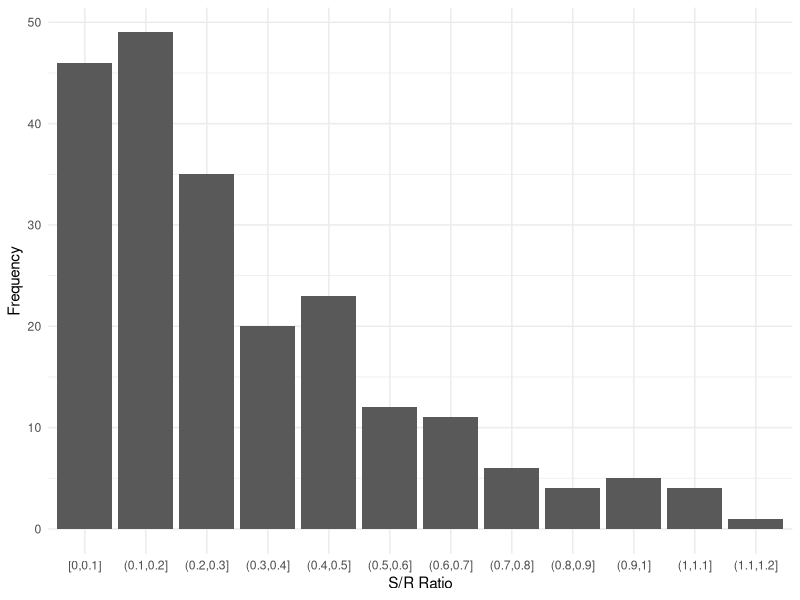
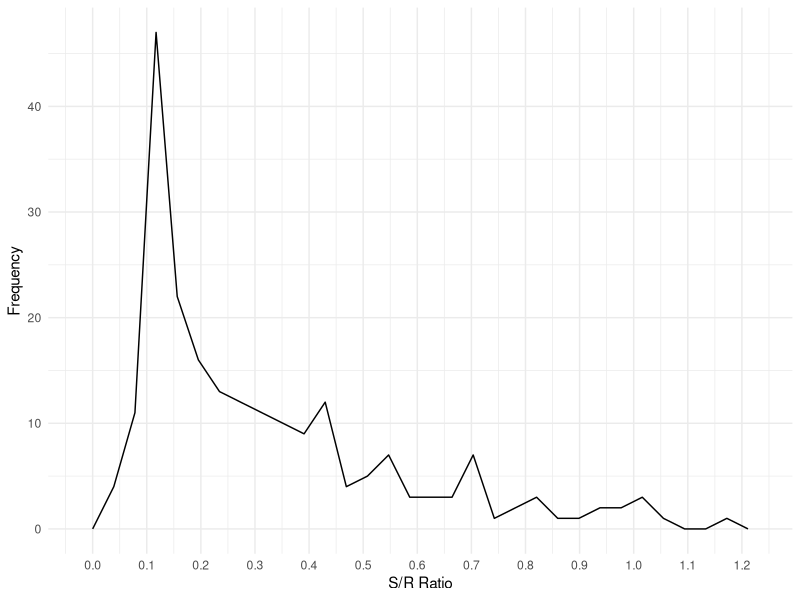
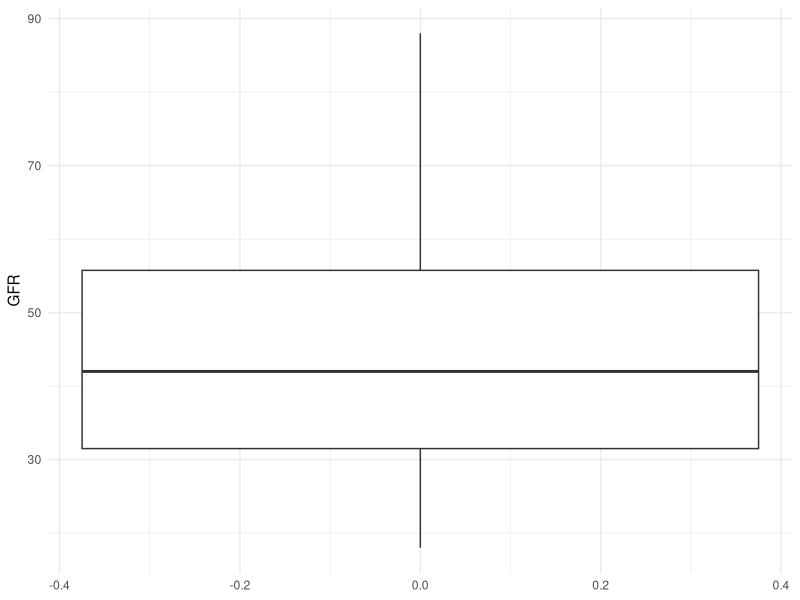
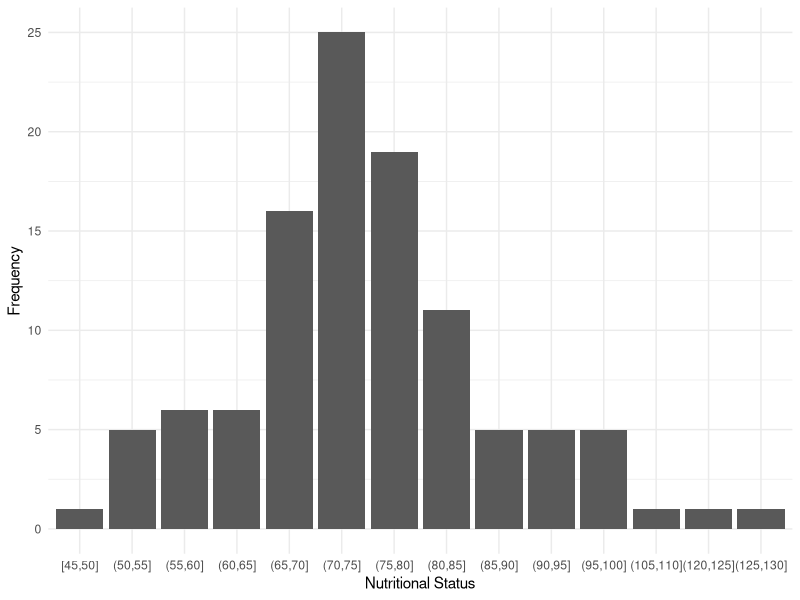
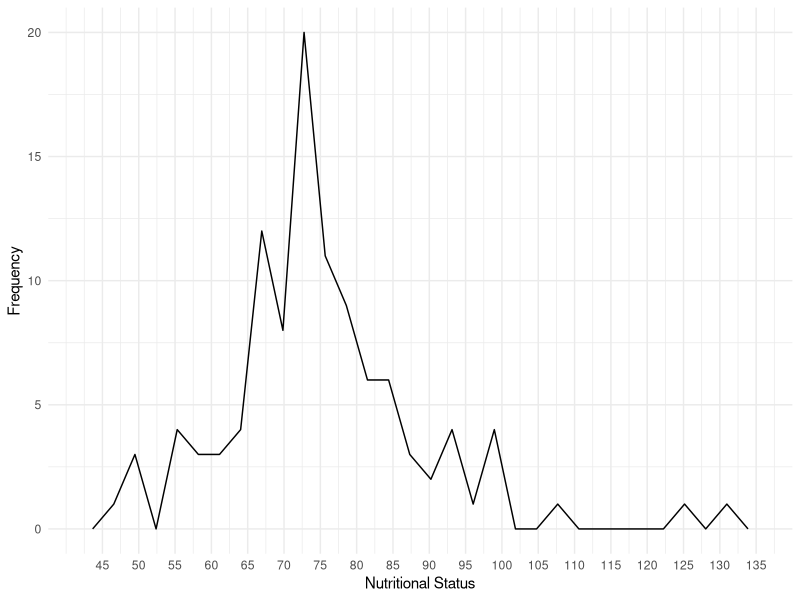
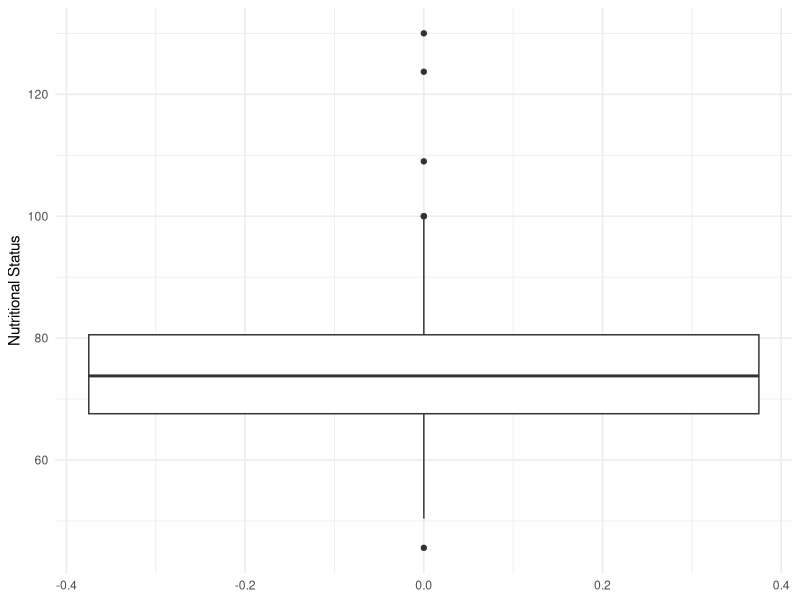

Write R code to recreate these figures, in order.

library(dplyr)
library(ggplot2)


#========================================#
##    Import Data
#========================================#

df <- read.csv("data/Chapter2.csv")


#========================================#
##    Exercise 2.3.11
#========================================#

###   (a) 
# construct the following distributions: frequency, relative frequency, cumulative
# frequency, and cumulative relative frequency; 

# cut into intervals of equal length
tmp1 = as.data.frame(cut_interval(df$Ex_2.3.11, length = 0.1))
colnames(tmp1) = "Class"
tmp1$Ratio = df$Ex_2.3.11

# create table & count frequency
t = as.data.frame(table(tmp1$Class))
colnames(t) = c("Class_Interval", "Frequency")
t$Cumulative_Freq = cumsum(t$Frequency)
t$Relative_Freq = t$Frequency/length(tmp1)
t$Cum_Relat_Freq = cumsum(t$Relative_Freq)

# construct graphs: histogram, frequency polygon, and stem-and-leaf plot.
ggplot(tmp1, aes(Class)) + 
  geom_bar() +
  labs(x= "S/R Ratio", y ="Frequency") + 
  theme_minimal()

ggplot(tmp1, aes(Ratio)) + 
  geom_freqpoly() +
  labs(x= "S/R Ratio", y ="Frequency") + 
  scale_x_continuous(breaks = seq(0,1.25,0.1)) +
  theme_minimal()

stem(tmp1$Ratio)

###   (b) 
# Describe these data with respect to symmetry and skewness as discussed in Exercise 2.3.1, part h.

# skewed to the right
summary(tmp1$Ratio)

###   (c) 
# The investigators defined as poor metabolizers of mephenytoin any subject with an S/ R
# mephenytoin ratio greater than .9. How many and what percentage of the subjects were poor
# metabolizers?
table(tmp1$Ratio > 0.9)
table(tmp1$Ratio > 0.9)[[2]]/216

###   (d) 
# How many and what percentage of the subjects had ratios less than .7? Between .3 and .6999
# inclusive? Greater than .4999?
table(tmp1$Ratio < 0.7)
table(tmp1$Ratio > 0.4999)
table(tmp1$Ratio >= 0.3 & tmp1$Ratio <= 0.6999)


#========================================#
##    Review Exercise 15
#========================================#

###   (a) Compute mean, median, variance, standard deviation, and coefficient of variation.
tmp2 <- na.omit(df$Ex_Review_15)
summary(tmp2)
mean(tmp2)
median(tmp2)
var(tmp2)
sd(tmp2)
sd(tmp2)/mean(tmp2)


###   (b) Construct a stem-and-leaf display.
stem(tmp2)


###   (c) Construct a box-and-whisker plot.
tmp2 <- as.data.frame(tmp2)

ggplot(tmp2, aes(tmp2)) + 
  geom_boxplot() + 
  coord_flip() +
  labs(x= "GFR") + 
  theme_minimal()

###   (d) What percentage of the measurements is within one standard deviation of the mean? Two
# standard deviations? Three standard deviations?
m = mean(tmp2$tmp2)
s = sd(tmp2$tmp2)

s1 = ifelse(between(tmp2$tmp2, m-s, m+s), TRUE, FALSE)
length(s1[s1 == TRUE])/length(s1)

s2 = ifelse(between(tmp2$tmp2, m-2*s, m+2*s), TRUE, FALSE)
length(s2[s2 == TRUE])/length(s2)

s3 = ifelse(between(tmp2$tmp2, m-3*s, m+3*s), TRUE, FALSE)
length(s3[s3 == TRUE])/length(s3)

rm(tmp2, t, tmp1, m, s, s1, s2, s3)


#========================================#
##    Review Exercise 29
#========================================#

tmp3 <- na.omit(df$Ex_Review_29)


###   (a) For these data compute the following descriptive measures: mean, median, mode, variance,
# standard deviation, range, first quartile, third quartile, and IQR.

summary(tmp3)
mean(tmp3)
median(tmp3)
var(tmp3)
sd(tmp3)
sd(tmp3)/mean(tmp3)
range(tmp3)
IQR(tmp3)
quantile(tmp3)


###  (b) Construct the following graphs for the data: histogram, frequency polygon, stem-and-leaf plot,
# and boxplot.

# cut into intervals of equal length
tmp3 = as.data.frame(cut_interval(na.omit(df$Ex_Review_29), length = 5))
colnames(tmp3) = "Class"
tmp3$Frequency = na.omit(df$Ex_Review_29)


# construct graphs: histogram, frequency polygon, and stem-and-leaf plot.
ggplot(tmp3, aes(Class)) + 
  geom_bar() +
  labs(x= "Nutritional Status", y ="Frequency") + 
  theme_minimal()

ggplot(tmp3, aes(Frequency)) + 
  geom_freqpoly() +
  labs(x= "Nutritional Status", y ="Frequency") + 
  scale_x_continuous(breaks = seq(45,135,5)) +
  theme_minimal()

stem(tmp3$Frequency)

ggplot(tmp3, aes(Frequency)) + 
  geom_boxplot() + 
  coord_flip() +
  labs(x= "Nutritional Status") + 
  theme_minimal()


###  (d) What proportion of the measurements are within one standard deviation of the mean? Two
# standard deviations of the mean? Three standard deviations of the mean?
m = mean(tmp3$Frequency)
s = sd(tmp3$Frequency)

s1 = ifelse(between(tmp3$Frequency, m-s, m+s), TRUE, FALSE)
length(s1[s1 == TRUE])/length(s1)

s2 = ifelse(between(tmp3$Frequency, m-2*s, m+2*s), TRUE, FALSE)
length(s2[s2 == TRUE])/length(s2)

s3 = ifelse(between(tmp3$Frequency, m-3*s, m+3*s), TRUE, FALSE)
length(s3[s3 == TRUE])/length(s3)


###  (e) What proportion of the measurements are less than 100?
table(tmp3$Frequency < 100)[[2]]/nrow(tmp3)

###  (f) What proportion of the measurements are less than 50?
table(tmp3$Frequency < 50)[[2]]/nrow(tmp3)

